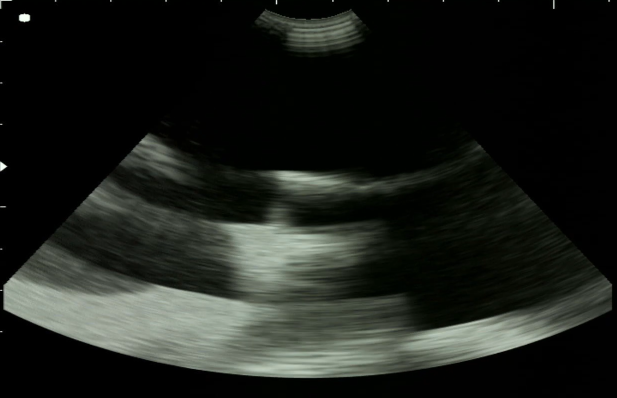
#> input picture sample_curved_cropped_01.png, 1233 x 795 px, found by its file name (shown at 1/2 size)
$ python curved_transform_example.py
#> lines starting #> are read from the running program, lines starting #| are printed output that depends on the picture; after the words box and inside, x2 and y2 are one past the last pixel; in counts of white or black regions, pixels touching at a corner belong together
from PIL import Image
import matplotlib.pyplot as plt
import numpy as np
import scipy as sc
import math as m

# In medical ultrasound imaging, there are transducers that create a curved image
# We use this code to transform the curved image to a flat image
# We have to get the polar coordinates of the image, then we can transform it to a cartesian coordinate system

# The image we have is


# Load the image
image_path = "C:\\Users\\buvr_\\Documents\\BUVR 2025.1\\transforming recordings\\samples\\sample_curved_cropped_01.png"  # Replace with your image file path
image = Image.open(image_path)
#> image is the input picture: PIL image 1233x795 RGBA; mean R, G, B, A 29, 32.2, 27.5, 255

# Convert to grayscale
gray_image = image.convert("L")  # "L" mode is for grayscale

# Convert to NumPy array
gray_array = np.array(gray_image)

# We are searching for white marks on the image that are 1 cm apart
# We are looking for the first pixels where the intensity gets above 10, that would be the start of each cm mark
# We add the index of the first pixel of each mark to the list
# First we do this for the columns, then for the rows
a = b = False
column = []
for i in range(1230):
    if gray_array[2][i] > 10:
        a = True
    else:
        a = False
    if a != b and a == True:
        column.append(i)
    b = a
#> after the loop, column = [0, 109, 220, 330, 440, 551, 664, 774, 885, 995, 1105, 1216]
print('col ', column)
#| col  [0, 109, 220, 330, 440, 551, 664, 774, 885, 995, 1105, 1216]

a = b = False
row = []
for i in range(790):
    if gray_array[i][2] > 10:
        a = True
    else:
        a = False
    if a != b and a == True:
        row.append(i)
    b = a
#> after the loop, row = [0, 82, 164, 247, 323, 412, 496, 579, 662]
print('row ', row)
#| row  [0, 82, 164, 247, 323, 412, 496, 579, 662]

# To get the average distance between the marks we calculate the distance between the first and the last cm mark and divide it by the number of cm marks minus 1
row_cm = (row[-1]-row[1]) / (len(row)-2)
#> row_cm = 82.86
column_cm = (column[-1]-column[1]) / (len(column)-2)
#> column_cm = 110.7
height = row_cm
#> height = 82.86
width = column_cm
#> width = 110.7

# We want to clear all the noise from the image
# To get the row where the marks end and the actual image starts, we are looking for the first row where the sum of the intensity is lower than 1500
gray_row_sums = np.sum(gray_array, axis = 1)
#> gray_row_sums = 795 values, max 136011 at index 664, min 613 at index 147, mean 37818.9
gray_row_id = np.where(gray_row_sums<1500)[0][0]
#> gray_row_id = 18

# We copy the part of the image where there are no marks and then we convert the image to float
# We set the values above 200 and below 5 to 0 removing too bright and too dark spots that are not from the ultrasound device
# We set the values in the top left corner and the top right corner to 0 to remove other marks which are still visible
temp = gray_array[gray_row_id:,6:].copy().astype(float)
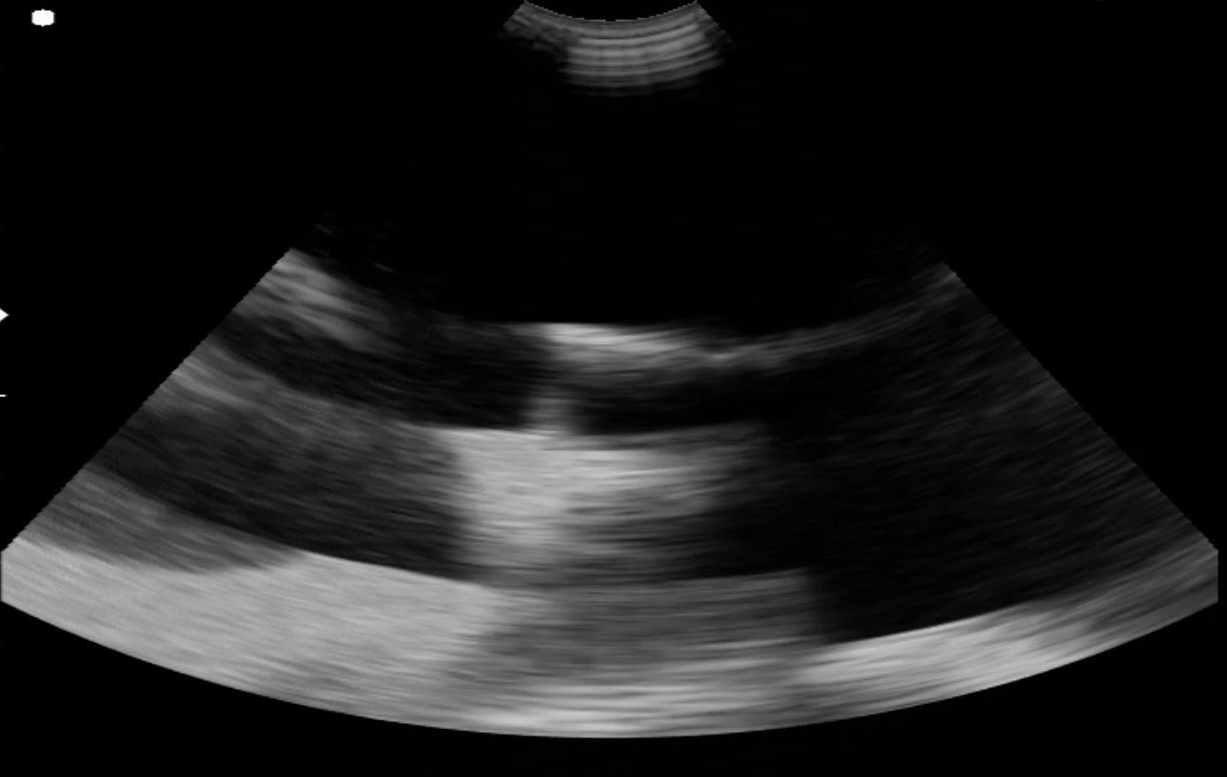
#> temp: shape (777, 1227) float64; min 0, max 254, mean 31.4
temp[temp>200] = 0
#> temp: shape (777, 1227) float64; 0.03% of pixels changed, all inside (x1, y1, x2, y2) = (0, 10, 53, 396)
temp[temp<5] = 0
temp[:100,:100] = 0
#> temp: shape (777, 1227) float64; min 0, max 198, mean 30.9
temp[:100,-200:] = 0
#> temp: shape (777, 1227) float64; min 0, max 198, mean 30.9
row_sums = np.sum(temp, axis = 1)
#> row_sums = 777 values, max 135481 at index 646, min 0 at index 98, mean 37956.7


# The transducer records data in a given angle. There will be data outside a certain radius (offset).
# To get the angle of the ultrasound device, we need the points called column ids - two vertices located on the arc/line of the radius.
# After getting thoses values, we can generate a triangle to calculate the angle.
#  Theoratically, all the three traingle's edges are determined with the help of the two column id points. The angle can be calcualted with the help of the edges.
# Additionally the radius could be derived from those calculations (d/sin(theta/2)). It could be used as a parameter for the polar coordinates.

# In this particular setup the angle of the ultrasound device is 84 degrees - calculated in a different environment.
theta = 84/180*np.pi
alpha_image = theta/2


# We are looking for the two column ids of the image.
row_id = np.where(row_sums>200)[0][0]
#> row_id = 0
column_ids = sc.signal.find_peaks(temp[row_id,:],distance=100)[0]
#> column_ids = [525, 695]
cln = column_ids.copy()
#> cln = [525, 695]
for i in range(len(column_ids)):
    if abs(column_ids[i]) > len(gray_array[0])*2/3:
        cln = np.delete(column_ids, i)
#> this loop made 2 passes

column_sums = np.sum(temp, axis = 0)
#> column_sums = 1227 values, max 49704 at index 553, min 0 at index 1221, mean 24036.2

d = abs(cln[0] - cln[1])/2
#> d = 85
d_cm = d/column_cm
#> d_cm = 0.768


# The image is distorted because one centimeter contains more pixels horizontally than vertically. We have to use this ratio to get the real angle of the image.
ratio = height / width
#> ratio = 0.748
alpha_real = m.atan(m.tan(alpha_image)*ratio)
#> alpha_real = 0.593


offset_cm = d_cm/np.sin(alpha_real)
#> offset_cm = 1.37
offset = offset_cm*height
#> offset = 113.8

middle_column = m.floor(cln[0] + d)
#> middle_column = 610


# We are looking for the first and last nonzero element of the middle column, getting the radius of the actual image - that is without the offset radius.
middle_mask = np.where(temp[:, middle_column] > 0)
first = middle_mask[0][0]
#> first = 21
last = middle_mask[0][-1]
#> last = 738

r = last - first
#> r = 717

# We perform unit conversions for later calculations
r_cm = r/height
#> r_cm = 8.65

r_mm = r_cm*10
#> r_mm = 86.53
offset_mm = offset_cm*10
#> offset_mm = 13.74

alpha_deg = alpha_real*180/m.pi
#> alpha_deg = 33.98
alpha = round(alpha_deg)
#> alpha = 34

# We calculate the meshgrid for the transformation
# The R values of the polar coordinates range from the offset radius to offset radius + radius of the image
# The radius for the polar coordinates will strart from the offset radius value and go to the offset + radius value - radius is the height of the actual image.
# The range of the angle is from -alpha to alpha - alpha is half the angle of the ultrasound device. It is easier to calculate the transformation this way that using only positive values.
# Th_d and R are the meshgrid containing the polar coordinates for each point

rows = np.arange(m.floor(offset_mm), m.floor(offset_mm + r_mm))  # 23 to 788 inclusive
#> rows = 87 values from 13 to 99
cols = np.arange(-alpha, alpha)   # 27 to 81 inclusive
#> cols = 68 values from -34 to 33

Th_d, R = np.meshgrid(cols, rows)


Th = Th_d/180*m.pi

# X and Y are the cartesian coordinates, which we calculate from the polar coordinates.
Y = np.cos(Th)*R
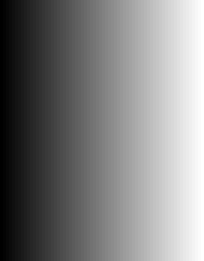
#> Th: shape (87, 68) float64 (shown 3 times larger); min -0.593, max 0.576, mean -0.00873; drawn with min black and max white
X = np.sin(Th)*R


x_pixel = X/10*width
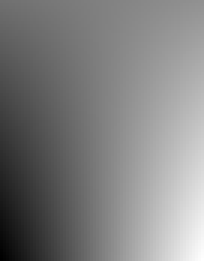
#> x_pixel: shape (87, 68) float64 (shown 3 times larger); min -612.8, max 596.9, mean -5.1; drawn with min black and max white
x_pixel += temp.shape[1]/2

y_pixel = Y/10*height-(offset-first)
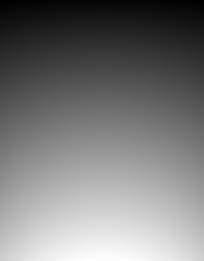
#> y_pixel: shape (87, 68) float64 (shown 3 times larger); min -3.54, max 727.4, mean 344.4; drawn with min black and max white


# We calculate the intensity of x, y in the transformed space based on the 4 adjascent pixels intensity.
# The intensity will be like a weighted sum.


def trilinear_interpolation(X, Y, temp):

    X_left = np.floor(X).astype(int)
    X_right = np.ceil(X).astype(int)
    Y_top = np.floor(Y).astype(int)
    Y_bottom = np.ceil(Y).astype(int)

    Intensity = np.zeros(X.shape)
    for i in range(len(Intensity)):
        for j in range(len(Intensity[0])):
            x = X[i][j]
            y = Y[i][j]
            xl = X_left[i][j]
            xr = X_right[i][j]
            yt = Y_top[i][j]
            yb = Y_bottom[i][j]
            A = temp[yt, xl]
            B = temp[yb, xl]
            C = temp[yt, xr]
            D = temp[yb, xr]
            Intensity[i][j] = (((x-xl)*C)/(xr-xl) + ((xr-x)*A)/(xr-xl)*(yb-y))/(yb-yt) + (((x-xl)*D)/(xr-xl) + ((xr-x)*B)/(xr-xl)*(y-yt))/(yb-yt)
            if Intensity[i][j] < 0:
                Intensity[i][j] = 0
            if Intensity[i][j] > 255:
                Intensity[i][j] = 255
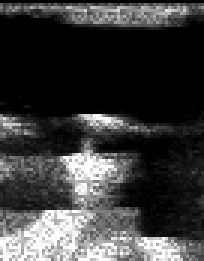
#> Intensity: shape (87, 68) float64 (shown 3 times larger); min 0, max 255, mean 59.2
            #Intensity[i][j] = 255 - Intensity[i][j]
    Intensity = np.clip(Intensity, 0, 255)

    return Intensity

# Showing the result of the instensity
Intensity = trilinear_interpolation(x_pixel, y_pixel, temp)
print('intensity ', Intensity)
#> (printed output is left out)
plt.imshow(Intensity)
plt.show()

# Saving the image
import PIL
img = PIL.Image.fromarray(np.uint8(Intensity))
img.save("C:\\Users\\buvr_\\Documents\\BUVR 2025.1\\Korea\\SouthKorea2025\\transformation_curved_flat_whole_1_test.png")
